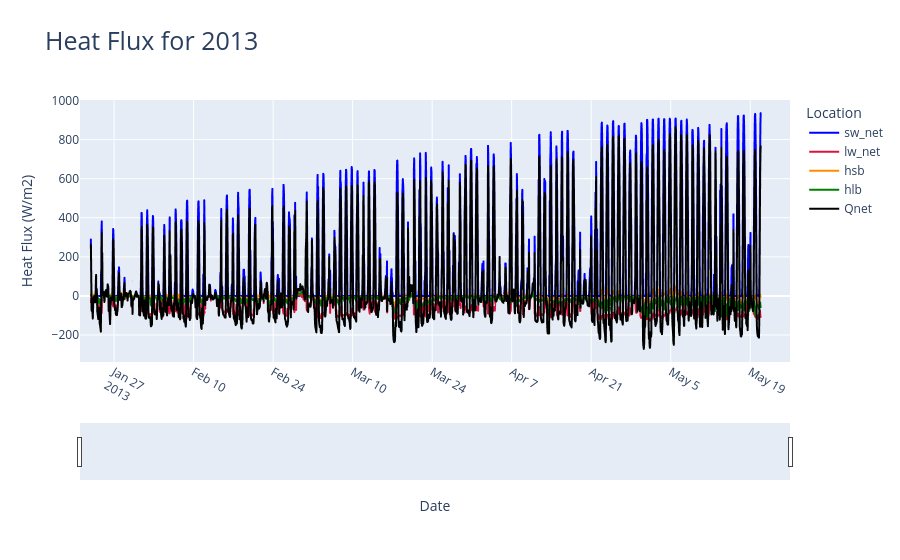

Notebook source saved alongside this figure:
### Code cell
import pandas as pd
import scipy.io as sio
from scipy import signal, stats
import numpy as np
import datetime
import plotly.express as px
from plotly.subplots import make_subplots
import plotly.graph_objects as go
import re
import coare36vn_zrf_et
import os

midDF = pd.read_csv('surface_temperature_model_mid12-13.csv', parse_dates = ['DN'])
midDF['hourDN'] = midDF['DN'].dt.floor('h')

hourlyMeanMidDF = midDF.groupby('hourDN').agg(hourlyTemp=('ModelTemp', "mean")).reset_index()
hourlyMeanMidDF['hourSalinity'] = 34

heatFluxModelDF = pd.read_csv('midestuary12_13_flux.csv', parse_dates = ['Tm (UTC)'], dayfirst = True)

heatFluxModelDF = pd.merge(left = hourlyMeanMidDF, right = heatFluxModelDF, how = 'inner',  left_on = 'hourDN', right_on = 'Tm (UTC)')
heatFluxModelDF = heatFluxModelDF.drop('Tm (UTC)', axis = 1)
jdDateBase = pd.Timestamp('1858-11-17').to_julian_date()
heatFluxModelDF['jdTimeStamp'] = heatFluxModelDF['hourDN'].apply(lambda x: x.to_julian_date()- jdDateBase)
heatFluxModelDF = heatFluxModelDF.sort_values(['hourDN'], ascending = [True])
pd.set_option('display.float_format', '{:.20f}'.format)

A=coare36vn_zrf_et.coare36vn_zrf_et(heatFluxModelDF["U (m s-1)"].to_numpy(), 10, heatFluxModelDF["Tair (degC)"].to_numpy(),2, heatFluxModelDF["RH (%)"].to_numpy(),2, heatFluxModelDF["P (mb)"].to_numpy(), heatFluxModelDF["hourlyTemp"].to_numpy(), heatFluxModelDF["SW_dn (W m-2)"].to_numpy(), heatFluxModelDF["LW_dn (W m-2)"].to_numpy(), heatFluxModelDF["Lat"].to_numpy(), heatFluxModelDF["Lon"].to_numpy(),heatFluxModelDF["jdTimeStamp"].to_numpy(),600,0, heatFluxModelDF["hourSalinity"].to_numpy(),None,None,10,10,10)
 
#fnameA = os.path.join("C:\\Users\\nvleb\\OneDrive - Oregon State University\\Desktop\\Python\\AlseaEstuaryData\\Alsea-Estuary-Data",'12_13_output_midestuary_heatflux.csv')
fnameA = ('./12_13_model_output_midestuary_heatflux.csv')
# A=coare36vn_zrf_et(u, zu , t, zt, rh, zq, P, ts, sw_dn, lw_dn, lat, lon,jd, zi,rain, Ss, None , None, zrf_u, zrf_t, zrf_q)
# fnameA = os.path.join(path,'test_36_output_py_082022_withnowavesinput.txt')
A_hdr = 'usr\ttau\thsb\thlb\thbb\thsbb\thlwebb\ttsr\tqsr\tzo\tzot\tzoq\tCd\t'
A_hdr += 'Ch\tCe\tL\tzeta\tdT_skinx\tdq_skinx\tdz_skin\tUrf\tTrf\tQrf\t'
A_hdr += 'RHrf\tUrfN\tTrfN\tQrfN\tlw_net\tsw_net\tLe\trhoa\tUN\tU10\tU10N\t'
A_hdr += 'Cdn_10\tChn_10\tCen_10\thrain\tQs\tEvap\tT10\tT10N\tQ10\tQ10N\tRH10\t'
A_hdr += 'P10\trhoa10\tgust\twc_frac\tEdis'
csvHdr = A_hdr.replace("\t", ",")
np.savetxt(fnameA,A,fmt='%.18e',delimiter=',',header=csvHdr)

processedDataDF = pd.read_csv('12_13_model_output_midestuary_heatflux.csv')
processedDataDF['Tm (UTC)'] = heatFluxModelDF['hourDN']

processedDataDF["Qnet"] = processedDataDF["sw_net"] + processedDataDF["lw_net"] - processedDataDF["hsb"] - processedDataDF["hlb"]
processedDataDF.to_csv('model_mid_heatflux_2012-2013.csv', index=False)

tempFigLabels = ["sw_net", "lw_net", "hsb", "hlb", "Qnet"]
tempfig = px.line(x = processedDataDF['Tm (UTC)'], y = [processedDataDF["sw_net"], processedDataDF["lw_net"], -1*processedDataDF["hsb"], -1*processedDataDF["hlb"], processedDataDF["Qnet"]], color_discrete_sequence= ["blue", "crimson", "darkorange","green","black"], title = "Heat Flux")
for idx in range(len(tempFigLabels)):
    tempfig.data[idx].name = tempFigLabels[idx]
    tempfig.data[idx].hovertemplate = 'variable=' + tempFigLabels[idx] + '<br>x=%{x}<br>value=%{y}<extra></extra>'
    tempfig.data[idx].legendgroup = tempFigLabels[idx]

tempfig.update_layout(title=dict(text= "Heat Flux for 2013", font=dict(size=25)))
tempfig.update_xaxes(tickangle=30)
tempfig.update_xaxes(rangeslider_visible=True)
tempfig.update_xaxes(range = [pd.Timestamp('2013-01-21'),pd.Timestamp('2013-05-26')])
tempfig.update_layout(xaxis_title="Date", yaxis_title="Heat Flux (W/m2)", legend_title="Location")
tempfig.show()

### Figure 1 — Plotly figure (JSON) as saved in the notebook; plotly's stock layout.template omitted (floating-point values rounded to 4 significant figures; data arrays with more than 128 entries replaced by an {"elided": "..."} marker saying what was removed)
{"data": [{"hovertemplate": "variable=sw_net<br>x=%{x}<br>value=%{y}<extra></extra>", "legendgroup": "sw_net", "line": {"color": "blue", "dash": "solid"}, "marker": {"symbol": "circle"}, "mode": "lines", "name": "sw_net", "showlegend": true, "type": "scattergl", "x": {"elided": "2831 str values"}, "xaxis": "x", "y": {"elided": "2831 float values"}, "yaxis": "y"}, {"hovertemplate": "variable=lw_net<br>x=%{x}<br>value=%{y}<extra></extra>", "legendgroup": "lw_net", "line": {"color": "crimson", "dash": "solid"}, "marker": {"symbol": "circle"}, "mode": "lines", "name": "lw_net", "showlegend": true, "type": "scattergl", "x": {"elided": "2831 str values"}, "xaxis": "x", "y": {"elided": "2831 float values"}, "yaxis": "y"}, {"hovertemplate": "variable=hsb<br>x=%{x}<br>value=%{y}<extra></extra>", "legendgroup": "hsb", "line": {"color": "darkorange", "dash": "solid"}, "marker": {"symbol": "circle"}, "mode": "lines", "name": "hsb", "showlegend": true, "type": "scattergl", "x": {"elided": "2831 str values"}, "xaxis": "x", "y": {"elided": "2831 float values"}, "yaxis": "y"}, {"hovertemplate": "variable=hlb<br>x=%{x}<br>value=%{y}<extra></extra>", "legendgroup": "hlb", "line": {"color": "green", "dash": "solid"}, "marker": {"symbol": "circle"}, "mode": "lines", "name": "hlb", "showlegend": true, "type": "scattergl", "x": {"elided": "2831 str values"}, "xaxis": "x", "y": {"elided": "2831 float values"}, "yaxis": "y"}, {"hovertemplate": "variable=Qnet<br>x=%{x}<br>value=%{y}<extra></extra>", "legendgroup": "Qnet", "line": {"color": "black", "dash": "solid"}, "marker": {"symbol": "circle"}, "mode": "lines", "name": "Qnet", "showlegend": true, "type": "scattergl", "x": {"elided": "2831 str values"}, "xaxis": "x", "y": {"elided": "2831 float values"}, "yaxis": "y"}], "layout": {"legend": {"title": {"text": "Location"}, "tracegroupgap": 0}, "title": {"font": {"size": 25}, "text": "Heat Flux for 2013"}, "xaxis": {"anchor": "y", "domain": [0, 1], "range": ["2013-01-21T00:00:00", "2013-05-26T00:00:00"], "rangeslider": {"visible": true}, "tickangle": 30, "title": {"text": "Date"}}, "yaxis": {"anchor": "x", "domain": [0, 1], "title": {"text": "Heat Flux (W/m2)"}}}}
